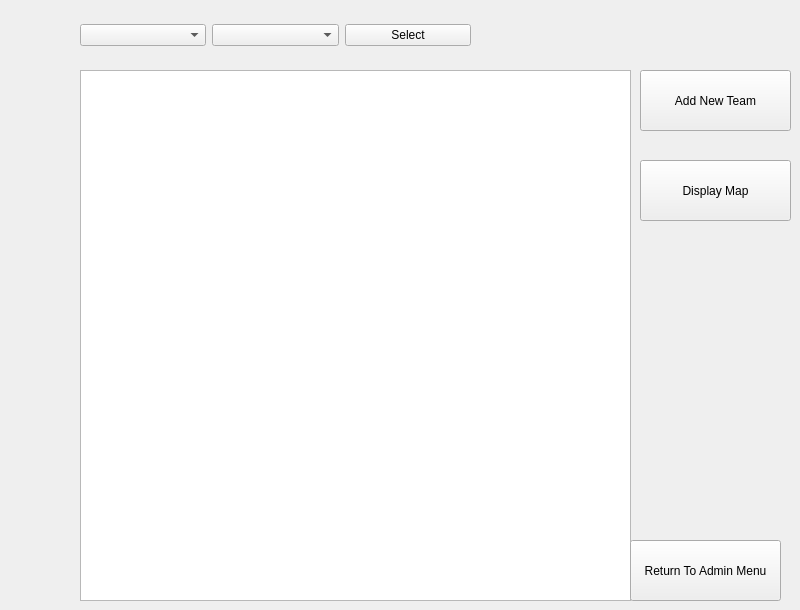
   <widget class="QWidget" name="page_AddNewTeam">
    <widget class="QPushButton" name="pushButton_AddTeam">
     <property name="geometry">
      <rect>
       <x>640</x>
       <y>70</y>
       <width>151</width>
       <height>61</height>
      </rect>
     </property>
     <property name="text">
      <string>Add New Team</string>
     </property>
    </widget>
    <widget class="QPushButton" name="pushButton_DisplayMajorLeague_Admin">
     <property name="geometry">
      <rect>
       <x>640</x>
       <y>160</y>
       <width>151</width>
       <height>61</height>
      </rect>
     </property>
     <property name="text">
      <string>Display Map</string>
     </property>
    </widget>
    <widget class="QWidget" name="layoutWidget_11">
     <property name="geometry">
      <rect>
       <x>80</x>
       <y>20</y>
       <width>391</width>
       <height>30</height>
      </rect>
     </property>
     <layout class="QHBoxLayout" name="horizontalLayout_15">
      <item>
       <widget class="QComboBox" name="comboBox_Major_Sort_Admin"/>
      </item>
      <item>
       <widget class="QComboBox" name="comboBox_Major_Sort_Grass_Admin"/>
      </item>
      <item>
       <widget class="QPushButton" name="pushButton_SelectMajor_Admin">
        <property name="text">
         <string>Select</string>
        </property>
       </widget>
      </item>
     </layout>
    </widget>
    <widget class="QTableWidget" name="tableWidget_Major_Admin">
     <property name="geometry">
      <rect>
       <x>80</x>
       <y>70</y>
       <width>551</width>
       <height>531</height>
      </rect>
     </property>
    </widget>
    <widget class="QPushButton" name="pushButton_ReturnToAdminSelection">
     <property name="geometry">
      <rect>
       <x>630</x>
       <y>540</y>
       <width>151</width>
       <height>61</height>
      </rect>
     </property>
     <property name="text">
      <string>Return To Admin Menu</string>
     </property>
    </widget>
   </widget>
